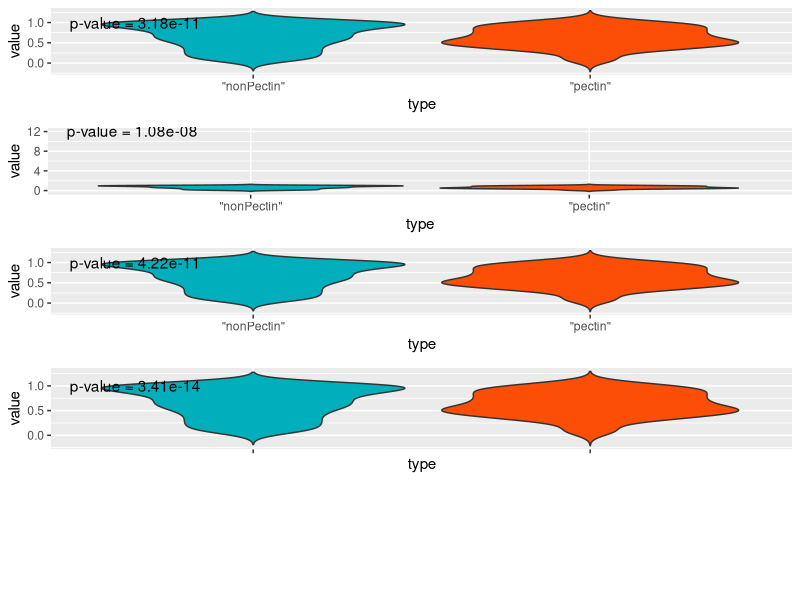

The R source for this figure:
library(ggplot2)
library(ggpubr)

 
setwd("D:\\Projects\\creative_ideas\\gene_prioritization\\new_enzyme\\machine_learning")
datas=read.table("training_set.xls",sep="\t",head=T,stringsAsFactors = FALSE,quote="")

type=factor(datas$X.class.)

value=datas$X.maxCoexpression.
wilcox.test(value ~ type, data=datas)
pvalue=format(wilcox.test(value ~ type, data=datas)$p.value,digits=3)
lab=paste("p-value = ",pvalue,sep="")
pl <- ggplot(datas, aes(x = type, y = value))+
  geom_violin(aes(fill = type), trim = FALSE) + 
 ## geom_boxplot(width = 0.2)+
  scale_fill_manual(values = c("#00AFBB", "#FC4E07"))+
  theme(legend.position = "none")  + 
  annotate("text",  x=0.65, y = max(value), label = lab,  hjust=0.5)
maxCoexpression=pl





value=datas$X.PI.
wilcox.test(value ~ type, data=datas)
pvalue=format(wilcox.test(value ~ type, data=datas)$p.value,digits=3)
lab=paste("p-value = ",pvalue,sep="")
pl <- ggplot(datas, aes(x = type, y = value))+
  geom_violin(aes(fill = type), trim = FALSE) + 
 ## geom_boxplot(width = 0.2)+
  scale_fill_manual(values = c("#00AFBB", "#FC4E07"))+
  theme(legend.position = "none")  + 
  annotate("text",  x=0.65, y = max(value), label = lab,  hjust=0.5)
pI=pl


value=datas$X.AraR_SBP8h. ### this feature p-value>0.05
wilcox.test(value ~ type, data=datas)
pvalue=format(wilcox.test(value ~ type, data=datas)$p.value,digits=3)
lab=paste("p-value = ",pvalue,sep="")
pl <- ggplot(datas, aes(x = type, y = value))+
  geom_violin(aes(fill = type), trim = FALSE) + 
 ## geom_boxplot(width = 0.2)+
  scale_fill_manual(values = c("#00AFBB", "#FC4E07"))+
  theme(legend.position = "none")  + 
  annotate("text",  x=0.65, y = max(value), label = lab,  hjust=0.5)
araR_sbp8h=pl    


colnames(datas)
value=datas$X.GaaR_SBP2h_2. ### 
wilcox.test(value ~ type, data=datas)
pvalue=format(wilcox.test(value ~ type, data=datas)$p.value,digits=3)
lab=paste("p-value = ",pvalue,sep="")
pl <- ggplot(datas, aes(x = type, y = value))+
  geom_violin(aes(fill = type), trim = FALSE) + 
  ## geom_boxplot(width = 0.1)+
  scale_fill_manual(values = c("#00AFBB", "#FC4E07"))+
  theme(legend.position = "none")  + 
  annotate("text",  x=0.65, y = max(value), label = lab,  hjust=0.5)
gaaR_sbp2h=pl    



colnames(datas)
value=datas$X.AraR_SBP2h. ### 
wilcox.test(value ~ type, data=datas)
pvalue=format(wilcox.test(value ~ type, data=datas)$p.value,digits=3)
lab=paste("p-value = ",pvalue,sep="")
pl <- ggplot(datas, aes(x = type, y = value))+
  geom_violin(aes(fill = type), trim = FALSE) + 
  ## geom_boxplot(width = 0.1)+
  scale_fill_manual(values = c("#00AFBB", "#FC4E07"))+
  theme(legend.position = "none")  + 
  annotate("text",  x=0.65, y = max(value), label = lab,  hjust=0.5)
araR_sbp2h=pl    



colnames(datas)
value=datas$X.AraR_SBP2h. ### 
wilcox.test(value ~ type, data=datas)
pvalue=format(wilcox.test(value ~ type, data=datas)$p.value,digits=3)
lab=paste("p-value = ",pvalue,sep="")
pl <- ggplot(datas, aes(x = type, y = value))+
  geom_violin(aes(fill = type), trim = FALSE) + 
  ## geom_boxplot(width = 0.1)+
  scale_fill_manual(values = c("#00AFBB", "#FC4E07"))+
  theme(legend.position = "none")  + 
  annotate("text",  x=0.65, y = max(value), label = lab,  hjust=0.5)
araR_sbp2h=pl    


colnames(datas)
value=datas$X.conservation. ##### this is not significant 
wilcox.test(value ~ type, data=datas)
pvalue=format(wilcox.test(value ~ type, data=datas)$p.value,digits=3)
lab=paste("p-value = ",pvalue,sep="")
pl <- ggplot(datas, aes(x = type, y = value))+
  geom_violin(aes(fill = type), trim = FALSE) + 
  ## geom_boxplot(width = 0.1)+
  scale_fill_manual(values = c("#00AFBB", "#FC4E07"))+
  theme(legend.position = "none")  + 
  annotate("text",  x=0.65, y = max(value), label = lab,  hjust=0.5)
conservation=pl    



  
p=ggarrange(maxCoexpression,pI,gaaR_sbp2h,araR_sbp2h + rremove("x.text"), 
         ## labels = colnames(df4)[4:ncol(enzyme)],
          ncol = 1, nrow = 5)

ggsave("selected_features_distribution.pdf",width=6,height=20)

